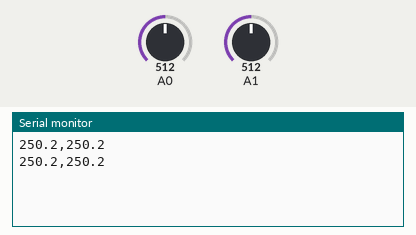
Recording of a sketch running on a simulated Arduino Uno, built with avr-gcc and run on an emulated ATmega328P. Shown: the last lines printed to the serial monitor. The test bench sets the inputs (shaded band); at power-on: A0 = 512, A1 = 512.

Above: at 1.3 s.
1.4 s: A0 set to 716
At 2.7 s:
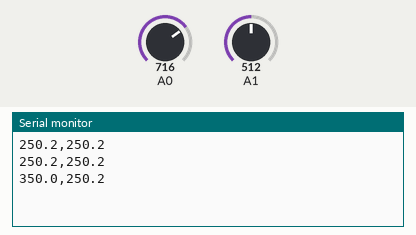
2.9 s: A1 set to 716
At 3.7 s:
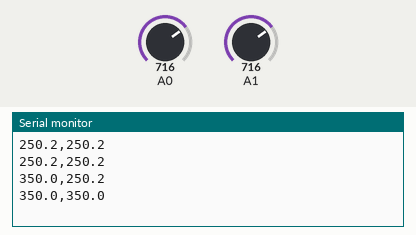
4.4 s: A0 set to 900
At 5.7 s:
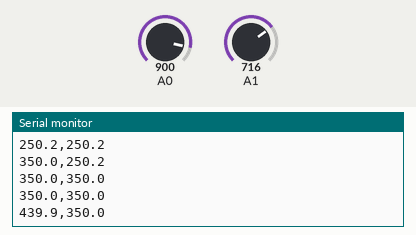
5.9 s: A1 set to 900
At 6.9 s:
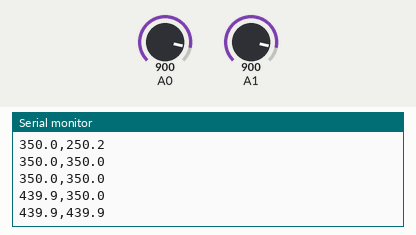
Timing chart, 0 to 8.4 s (numbered marks = the images above; inputs shaded):
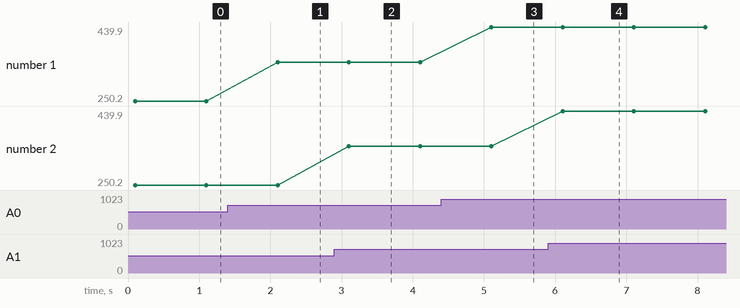

Measured:
- after the input at 1.4 s, the serial monitor: prints a new line after 0.70 s (image 1)
- after the input at 2.9 s, the serial monitor: prints a new line after 0.20 s (image 2)
- after the input at 4.4 s, the serial monitor: prints a new line after 0.71 s (image 3)
- after the input at 5.9 s, the serial monitor: prints a new line after 0.21 s (image 4)
- plotted number 1: 250.2 → 350 after the input at 1.4 s, 350 → 439.9 after the input at 4.4 s

The sketch:

LM35_TempReader.ino
```cpp
/*
* Du an: Doc nhiet do LM35 va gui qua Serial
* Mon: Mang Cam Bien - Tuan 03
*/

int adcValues[2];
float nhietDo[2];

void setup() {
  Serial.begin(9600);
  delay(100);
}

void loop() {
  // Doc 2 kenh A0 va A1
  adcValues[0] = analogRead(A0);
  adcValues[1] = analogRead(A1);

  // Tinh nhiet do
  nhietDo[0] = (adcValues[0] * 500.0) / 1023.0;
  nhietDo[1] = (adcValues[1] * 500.0) / 1023.0;

  // In ra dinh dang CSV
  Serial.print(nhietDo[0], 1);
  Serial.print(",");
  Serial.println(nhietDo[1], 1);

  delay(1000);
}
```
